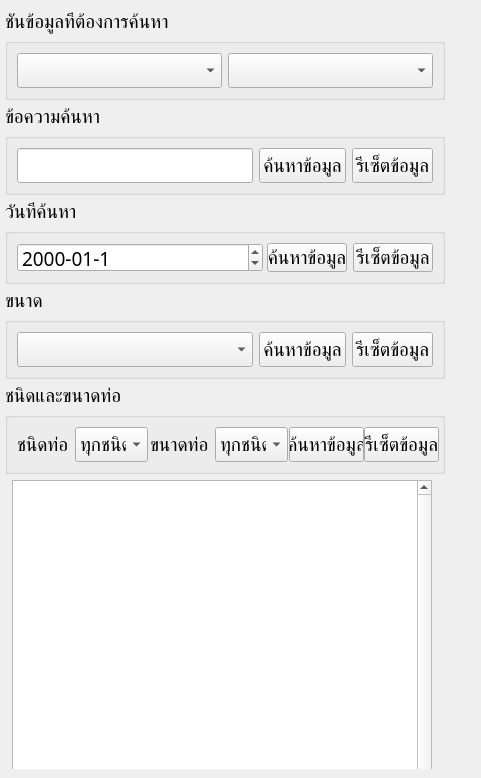
    <widget class="QWidget" name="tab_6">
     <property name="font">
      <font>
       <family>Angsana New</family>
       <pointsize>9</pointsize>
      </font>
     </property>
     <attribute name="title">
      <string>ค้นหา</string>
     </attribute>
     <widget class="QWidget" name="layoutWidget">
      <property name="geometry">
       <rect>
        <x>0</x>
        <y>11</y>
        <width>472</width>
        <height>758</height>
       </rect>
      </property>
      <layout class="QVBoxLayout" name="verticalLayout_2">
       <property name="spacing">
        <number>6</number>
       </property>
       <property name="leftMargin">
        <number>5</number>
       </property>
       <property name="rightMargin">
        <number>10</number>
       </property>
       <item>
        <widget class="QgsCollapsibleGroupBox" name="mGroupBox_3">
         <property name="sizePolicy">
          <sizepolicy hsizetype="Preferred" vsizetype="Preferred">
           <horstretch>0</horstretch>
           <verstretch>0</verstretch>
          </sizepolicy>
         </property>
         <property name="minimumSize">
          <size>
           <width>440</width>
           <height>0</height>
          </size>
         </property>
         <property name="maximumSize">
          <size>
           <width>440</width>
           <height>16777215</height>
          </size>
         </property>
         <property name="font">
          <font>
           <family>BrowalliaUPC</family>
           <pointsize>14</pointsize>
          </font>
         </property>
         <property name="title">
          <string>ชั้นข้อมูลที่ต้องการค้นหา</string>
         </property>
         <layout class="QVBoxLayout" name="verticalLayout_8">
          <item>
           <layout class="QGridLayout" name="gridLayout">
            <item row="0" column="1">
             <widget class="QComboBox" name="attributeCombo">
              <property name="sizePolicy">
               <sizepolicy hsizetype="Preferred" vsizetype="Fixed">
                <horstretch>0</horstretch>
                <verstretch>0</verstretch>
               </sizepolicy>
              </property>
              <property name="minimumSize">
               <size>
                <width>0</width>
                <height>0</height>
               </size>
              </property>
              <property name="font">
               <font>
                <family>BrowalliaUPC</family>
                <pointsize>14</pointsize>
               </font>
              </property>
             </widget>
            </item>
            <item row="0" column="0">
             <widget class="QComboBox" name="datalayercombo">
              <property name="sizePolicy">
               <sizepolicy hsizetype="Preferred" vsizetype="Fixed">
                <horstretch>0</horstretch>
                <verstretch>0</verstretch>
               </sizepolicy>
              </property>
              <property name="minimumSize">
               <size>
                <width>0</width>
                <height>0</height>
               </size>
              </property>
              <property name="font">
               <font>
                <family>BrowalliaUPC</family>
                <pointsize>14</pointsize>
               </font>
              </property>
              <property name="styleSheet">
               <string notr="true"/>
              </property>
              <property name="currentText">
               <string/>
              </property>
             </widget>
            </item>
           </layout>
          </item>
         </layout>
        </widget>
       </item>
       <item>
        <widget class="QgsCollapsibleGroupBox" name="mGroupBox_2">
         <property name="minimumSize">
          <size>
           <width>440</width>
           <height>0</height>
          </size>
         </property>
         <property name="maximumSize">
          <size>
           <width>440</width>
           <height>16777215</height>
          </size>
         </property>
         <property name="font">
          <font>
           <family>BrowalliaUPC</family>
           <pointsize>14</pointsize>
          </font>
         </property>
         <property name="title">
          <string>ข้อความค้นหา</string>
         </property>
         <layout class="QVBoxLayout" name="verticalLayout_9">
          <item>
           <layout class="QHBoxLayout" name="horizontalLayout_10">
            <item>
             <widget class="QLineEdit" name="searchText">
              <property name="sizePolicy">
               <sizepolicy hsizetype="Preferred" vsizetype="Fixed">
                <horstretch>0</horstretch>
                <verstretch>0</verstretch>
               </sizepolicy>
              </property>
              <property name="minimumSize">
               <size>
                <width>0</width>
                <height>0</height>
               </size>
              </property>
              <property name="font">
               <font>
                <family>BrowalliaUPC</family>
                <pointsize>14</pointsize>
               </font>
              </property>
              <property name="text">
               <string/>
              </property>
             </widget>
            </item>
            <item>
             <widget class="QPushButton" name="searchBtn_2">
              <property name="sizePolicy">
               <sizepolicy hsizetype="Fixed" vsizetype="Preferred">
                <horstretch>0</horstretch>
                <verstretch>0</verstretch>
               </sizepolicy>
              </property>
              <property name="minimumSize">
               <size>
                <width>80</width>
                <height>0</height>
               </size>
              </property>
              <property name="font">
               <font>
                <family>BrowalliaUPC</family>
                <pointsize>14</pointsize>
               </font>
              </property>
              <property name="text">
               <string>ค้นหาข้อมูล</string>
              </property>
             </widget>
            </item>
            <item>
             <widget class="QPushButton" name="restBtn_2">
              <property name="sizePolicy">
               <sizepolicy hsizetype="Fixed" vsizetype="Preferred">
                <horstretch>0</horstretch>
                <verstretch>0</verstretch>
               </sizepolicy>
              </property>
              <property name="minimumSize">
               <size>
                <width>80</width>
                <height>0</height>
               </size>
              </property>
              <property name="font">
               <font>
                <family>BrowalliaUPC</family>
                <pointsize>14</pointsize>
               </font>
              </property>
              <property name="text">
               <string>รีเซ็ตข้อมูล</string>
              </property>
             </widget>
            </item>
           </layout>
          </item>
         </layout>
        </widget>
       </item>
       <item>
        <widget class="QgsCollapsibleGroupBox" name="mGroupBox_6">
         <property name="minimumSize">
          <size>
           <width>440</width>
           <height>0</height>
          </size>
         </property>
         <property name="maximumSize">
          <size>
           <width>440</width>
           <height>16777215</height>
          </size>
         </property>
         <property name="font">
          <font>
           <family>BrowalliaUPC</family>
           <pointsize>14</pointsize>
          </font>
         </property>
         <property name="title">
          <string>วันที่ค้นหา</string>
         </property>
         <layout class="QVBoxLayout" name="verticalLayout_7">
          <item>
           <layout class="QHBoxLayout" name="horizontalLayout_14">
            <item>
             <widget class="QgsDateTimeEdit" name="mDateTimeEdit">
              <property name="minimumSize">
               <size>
                <width>246</width>
                <height>29</height>
               </size>
              </property>
              <property name="maximumSize">
               <size>
                <width>246</width>
                <height>16777215</height>
               </size>
              </property>
              <property name="font">
               <font>
                <family>BrowalliaUPC</family>
                <pointsize>14</pointsize>
               </font>
              </property>
              <property name="displayFormat">
               <string>yyyy-MM-d</string>
              </property>
             </widget>
            </item>
            <item>
             <widget class="QPushButton" name="searchBtn_3">
              <property name="sizePolicy">
               <sizepolicy hsizetype="Fixed" vsizetype="Preferred">
                <horstretch>0</horstretch>
                <verstretch>0</verstretch>
               </sizepolicy>
              </property>
              <property name="minimumSize">
               <size>
                <width>80</width>
                <height>0</height>
               </size>
              </property>
              <property name="font">
               <font>
                <family>BrowalliaUPC</family>
                <pointsize>14</pointsize>
               </font>
              </property>
              <property name="text">
               <string>ค้นหาข้อมูล</string>
              </property>
             </widget>
            </item>
            <item>
             <widget class="QPushButton" name="restBtn_3">
              <property name="sizePolicy">
               <sizepolicy hsizetype="Fixed" vsizetype="Preferred">
                <horstretch>0</horstretch>
                <verstretch>0</verstretch>
               </sizepolicy>
              </property>
              <property name="minimumSize">
               <size>
                <width>80</width>
                <height>0</height>
               </size>
              </property>
              <property name="font">
               <font>
                <family>BrowalliaUPC</family>
                <pointsize>14</pointsize>
               </font>
              </property>
              <property name="text">
               <string>รีเซ็ตข้อมูล</string>
              </property>
             </widget>
            </item>
           </layout>
          </item>
         </layout>
        </widget>
       </item>
       <item>
        <widget class="QgsCollapsibleGroupBox" name="mGroupBox_4">
         <property name="minimumSize">
          <size>
           <width>440</width>
           <height>0</height>
          </size>
         </property>
         <property name="maximumSize">
          <size>
           <width>440</width>
           <height>16777215</height>
          </size>
         </property>
         <property name="font">
          <font>
           <family>BrowalliaUPC</family>
           <pointsize>14</pointsize>
          </font>
         </property>
         <property name="title">
          <string>ขนาด</string>
         </property>
         <property name="saveCollapsedState">
          <bool>true</bool>
         </property>
         <layout class="QVBoxLayout" name="verticalLayout_10">
          <item>
           <layout class="QHBoxLayout" name="horizontalLayout_11">
            <item>
             <widget class="QComboBox" name="attributeCombo_2">
              <property name="sizePolicy">
               <sizepolicy hsizetype="Preferred" vsizetype="Fixed">
                <horstretch>0</horstretch>
                <verstretch>0</verstretch>
               </sizepolicy>
              </property>
              <property name="minimumSize">
               <size>
                <width>0</width>
                <height>0</height>
               </size>
              </property>
              <property name="font">
               <font>
                <family>BrowalliaUPC</family>
                <pointsize>14</pointsize>
               </font>
              </property>
             </widget>
            </item>
            <item>
             <widget class="QPushButton" name="searchBtn_4">
              <property name="sizePolicy">
               <sizepolicy hsizetype="Fixed" vsizetype="Preferred">
                <horstretch>0</horstretch>
                <verstretch>0</verstretch>
               </sizepolicy>
              </property>
              <property name="minimumSize">
               <size>
                <width>80</width>
                <height>0</height>
               </size>
              </property>
              <property name="font">
               <font>
                <family>BrowalliaUPC</family>
                <pointsize>14</pointsize>
               </font>
              </property>
              <property name="text">
               <string>ค้นหาข้อมูล</string>
              </property>
             </widget>
            </item>
            <item>
             <widget class="QPushButton" name="restBtn_4">
              <property name="sizePolicy">
               <sizepolicy hsizetype="Fixed" vsizetype="Preferred">
                <horstretch>0</horstretch>
                <verstretch>0</verstretch>
               </sizepolicy>
              </property>
              <property name="minimumSize">
               <size>
                <width>80</width>
                <height>0</height>
               </size>
              </property>
              <property name="font">
               <font>
                <family>BrowalliaUPC</family>
                <pointsize>14</pointsize>
               </font>
              </property>
              <property name="text">
               <string>รีเซ็ตข้อมูล</string>
              </property>
             </widget>
            </item>
           </layout>
          </item>
         </layout>
        </widget>
       </item>
       <item>
        <widget class="QgsCollapsibleGroupBox" name="mGroupBox_5">
         <property name="minimumSize">
          <size>
           <width>440</width>
           <height>0</height>
          </size>
         </property>
         <property name="maximumSize">
          <size>
           <width>440</width>
           <height>16777215</height>
          </size>
         </property>
         <property name="font">
          <font>
           <family>BrowalliaUPC</family>
           <pointsize>14</pointsize>
          </font>
         </property>
         <property name="title">
          <string>ชนิดและขนาดท่อ</string>
         </property>
         <layout class="QVBoxLayout" name="verticalLayout">
          <item>
           <layout class="QHBoxLayout" name="horizontalLayout_8">
            <item>
             <widget class="QLabel" name="label_2">
              <property name="font">
               <font>
                <family>BrowalliaUPC</family>
                <pointsize>14</pointsize>
               </font>
              </property>
              <property name="text">
               <string>ชนิดท่อ</string>
              </property>
             </widget>
            </item>
            <item>
             <widget class="QComboBox" name="attributeCombo_3">
              <property name="sizePolicy">
               <sizepolicy hsizetype="Preferred" vsizetype="Fixed">
                <horstretch>0</horstretch>
                <verstretch>0</verstretch>
               </sizepolicy>
              </property>
              <property name="minimumSize">
               <size>
                <width>73</width>
                <height>0</height>
               </size>
              </property>
              <property name="font">
               <font>
                <family>BrowalliaUPC</family>
                <pointsize>14</pointsize>
               </font>
              </property>
              <item>
               <property name="text">
                <string>ทุกชนิด</string>
               </property>
              </item>
             </widget>
            </item>
            <item>
             <widget class="QLabel" name="label_13">
              <property name="font">
               <font>
                <family>BrowalliaUPC</family>
                <pointsize>14</pointsize>
               </font>
              </property>
              <property name="text">
               <string>ขนาดท่อ</string>
              </property>
             </widget>
            </item>
            <item>
             <widget class="QComboBox" name="attributeCombo_4">
              <property name="sizePolicy">
               <sizepolicy hsizetype="Preferred" vsizetype="Fixed">
                <horstretch>0</horstretch>
                <verstretch>0</verstretch>
               </sizepolicy>
              </property>
              <property name="minimumSize">
               <size>
                <width>73</width>
                <height>0</height>
               </size>
              </property>
              <property name="font">
               <font>
                <family>BrowalliaUPC</family>
                <pointsize>14</pointsize>
               </font>
              </property>
              <item>
               <property name="text">
                <string>ทุกชนิด</string>
               </property>
              </item>
             </widget>
            </item>
            <item>
             <widget class="QPushButton" name="searchBtn_5">
              <property name="sizePolicy">
               <sizepolicy hsizetype="Fixed" vsizetype="Preferred">
                <horstretch>0</horstretch>
                <verstretch>0</verstretch>
               </sizepolicy>
              </property>
              <property name="minimumSize">
               <size>
                <width>75</width>
                <height>0</height>
               </size>
              </property>
              <property name="font">
               <font>
                <family>BrowalliaUPC</family>
                <pointsize>14</pointsize>
               </font>
              </property>
              <property name="text">
               <string>ค้นหาข้อมูล</string>
              </property>
             </widget>
            </item>
            <item>
             <widget class="QPushButton" name="restBtn_5">
              <property name="sizePolicy">
               <sizepolicy hsizetype="Fixed" vsizetype="Preferred">
                <horstretch>0</horstretch>
                <verstretch>0</verstretch>
               </sizepolicy>
              </property>
              <property name="minimumSize">
               <size>
                <width>75</width>
                <height>0</height>
               </size>
              </property>
              <property name="font">
               <font>
                <family>BrowalliaUPC</family>
                <pointsize>14</pointsize>
               </font>
              </property>
              <property name="text">
               <string>รีเซ็ตข้อมูล</string>
              </property>
             </widget>
            </item>
           </layout>
          </item>
         </layout>
        </widget>
       </item>
       <item>
        <layout class="QHBoxLayout" name="horizontalLayout_13">
         <property name="rightMargin">
          <number>10</number>
         </property>
         <item>
          <spacer name="horizontalSpacer_5">
           <property name="orientation">
            <enum>Qt::Horizontal</enum>
           </property>
           <property name="sizeHint" stdset="0">
            <size>
             <width>5</width>
             <height>20</height>
            </size>
           </property>
          </spacer>
         </item>
         <item>
          <widget class="QTableWidget" name="resultTable">
           <property name="sizePolicy">
            <sizepolicy hsizetype="Expanding" vsizetype="Preferred">
             <horstretch>0</horstretch>
             <verstretch>0</verstretch>
            </sizepolicy>
           </property>
           <property name="minimumSize">
            <size>
             <width>420</width>
             <height>327</height>
            </size>
           </property>
           <property name="maximumSize">
            <size>
             <width>420</width>
             <height>440</height>
            </size>
           </property>
           <property name="font">
            <font>
             <family>BrowalliaUPC</family>
             <pointsize>14</pointsize>
            </font>
           </property>
           <property name="verticalScrollBarPolicy">
            <enum>Qt::ScrollBarAlwaysOn</enum>
           </property>
          </widget>
         </item>
         <item>
          <spacer name="horizontalSpacer_4">
           <property name="orientation">
            <enum>Qt::Horizontal</enum>
           </property>
           <property name="sizeHint" stdset="0">
            <size>
             <width>20</width>
             <height>20</height>
            </size>
           </property>
          </spacer>
         </item>
        </layout>
       </item>
       <item>
        <spacer name="verticalSpacer_2">
         <property name="orientation">
          <enum>Qt::Vertical</enum>
         </property>
         <property name="sizeType">
          <enum>QSizePolicy::Expanding</enum>
         </property>
         <property name="sizeHint" stdset="0">
          <size>
           <width>20</width>
           <height>13</height>
          </size>
         </property>
        </spacer>
       </item>
      </layout>
     </widget>
    </widget>
